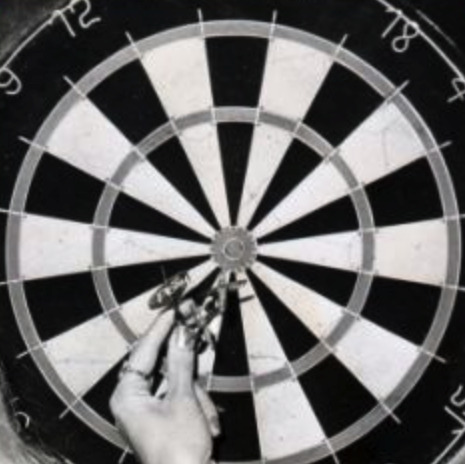
#> input picture input/circle1.jpg, 465 x 464 px
$ python -i image_processing.py   (imports and definitions only)   (older library calls are emulated)
#> lines starting #> are read from the running program, lines starting #| are printed output that depends on the picture
#> further down, picture is the input picture: shape (464, 465, 3); mean B, G, R 103.9, 104, 105.1
import cv2
import numpy as np
import math

def normalize(image, min_value, max_value):
  normalized = np.zeros(image.shape)
  return cv2.normalize(image, normalized, min_value, max_value, cv2.NORM_MINMAX, cv2.CV_8UC1)

def segment_by_threshold(image, threshold):
  result = np.zeros(image.shape)
  for row in range(image.shape[0]):
    for col in range(image.shape[1]):
      if image[row, col] >= threshold:
        result[row, col] = image[row, col]
  return result

def resize_with_aspect_ratio(image, max_side):
  width = np.size(image, 0); height = np.size(image,1)
  pixel_bound_x = max_side ; pixel_bound_y = max_side; scale_percent = 1

  if (width > pixel_bound_x or height > pixel_bound_y):
    ratioX = (pixel_bound_x / width)
    ratioY = (pixel_bound_y / height)
    if (width > height):
      scale_percent = ratioX
    else:
      scale_percent = ratioY

  width = int(image.shape[1] * scale_percent)
  height = int(image.shape[0] * scale_percent)
  new_dim = (width, height)
  return cv2.resize(image, new_dim, cv2.INTER_AREA)

def gradient_direction(image):
  direction = np.empty(image.shape)
  gradient_x = cv2.Sobel(image, cv2.CV_64F, 1, 0, ksize=3)
  gradient_y = cv2.Sobel(image, cv2.CV_64F, 0, 1, ksize=3)
  for row in range(image.shape[0]):
    for col in range(image.shape[1]):
      direction[row, col] = math.atan2(gradient_y[row, col], gradient_x[row, col])
  # return direction
  return normalize(direction, 0, 255)

def gradient_magnitude(image):
  magnitude = np.empty(image.shape)
  gradient_x = cv2.Sobel(image, cv2.CV_64F, 1, 0, ksize=3)
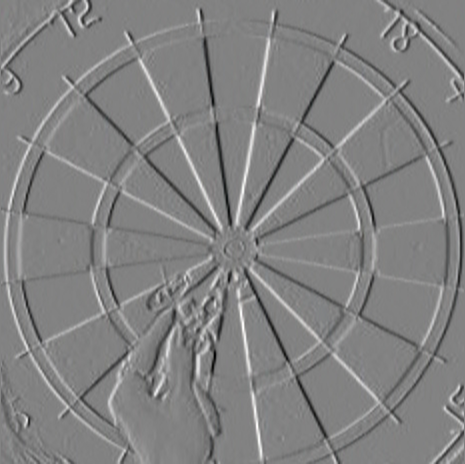
#> gradient_x: shape (464, 465, 3) float64; mean B, G, R -0.2, -0.3, -0.3; drawn with min black and max white
  gradient_y = cv2.Sobel(image, cv2.CV_64F, 0, 1, ksize=3)
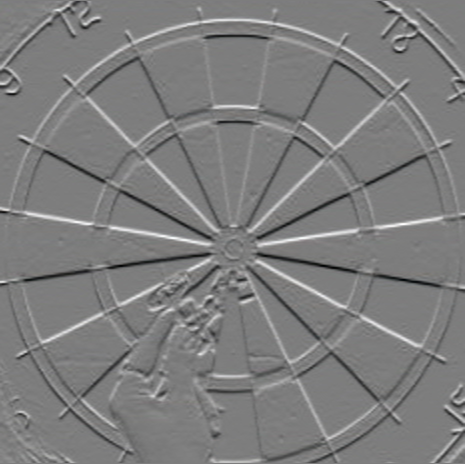
#> gradient_y: shape (464, 465, 3) float64; mean B, G, R 1, 1, 1.1; drawn with min black and max white
  for row in range(image.shape[0]):
    for col in range(image.shape[1]):
      magnitude[row, col] = math.sqrt(gradient_y[row, col]**2 + gradient_x[row, col]**2)
#> magnitude: shape (464, 465, 3) float64; every value is 0
  return normalize(magnitude, 0, 255)

def extract_edges(image, strategy="GRAD"):
  if (strategy == "GRAD"):
    edges = gradient_magnitude(image)
  elif (strategy == "CGRAD"):
    edges = cv2.equalizeHist(gradient_magnitude(image))
  elif (strategy == "CANNY"):
    edges = cv2.Canny(image, 100, 200)
  else: print("NO EDGE DETECTION STRATEGY")
  return edges

>>> import cv2
>>> picture = cv2.imread('input/circle1.jpg')
#> (the run stopped early here; a loop or call above may not have finished)

$ run again, on input/circle2.jpg
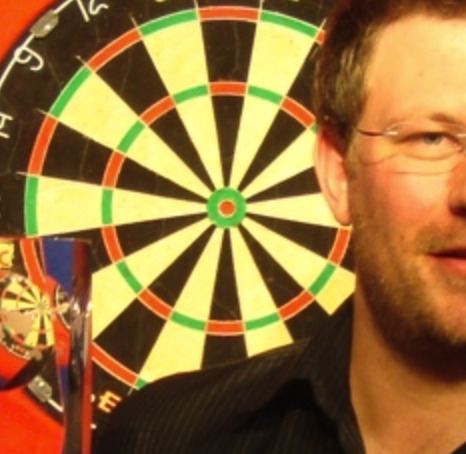
#> input picture input/circle2.jpg, 466 x 454 px
#> picture is the input picture: shape (454, 466, 3); mean B, G, R 59.3, 114.2, 152.5
#> in gradient_magnitude, `gradient_x = cv2.Sobel(image, cv2.CV_64F, 1, 0, ksize=3)`:
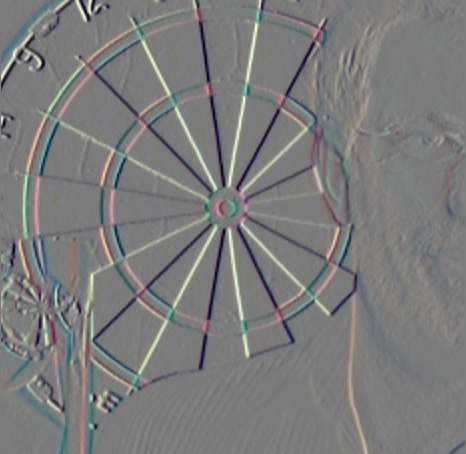
#> gradient_x: shape (454, 466, 3) float64; mean B, G, R 0.4, 0.6, 0.3; drawn with min black and max white
#> in gradient_magnitude, `gradient_y = cv2.Sobel(image, cv2.CV_64F, 0, 1, ksize=3)`:
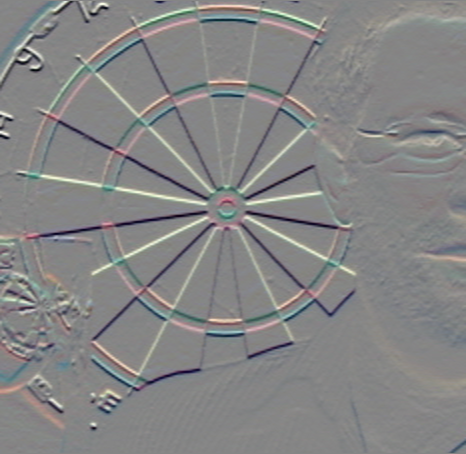
#> gradient_y: shape (454, 466, 3) float64; mean B, G, R -0.1, -0.2, -0.1; drawn with min black and max white
